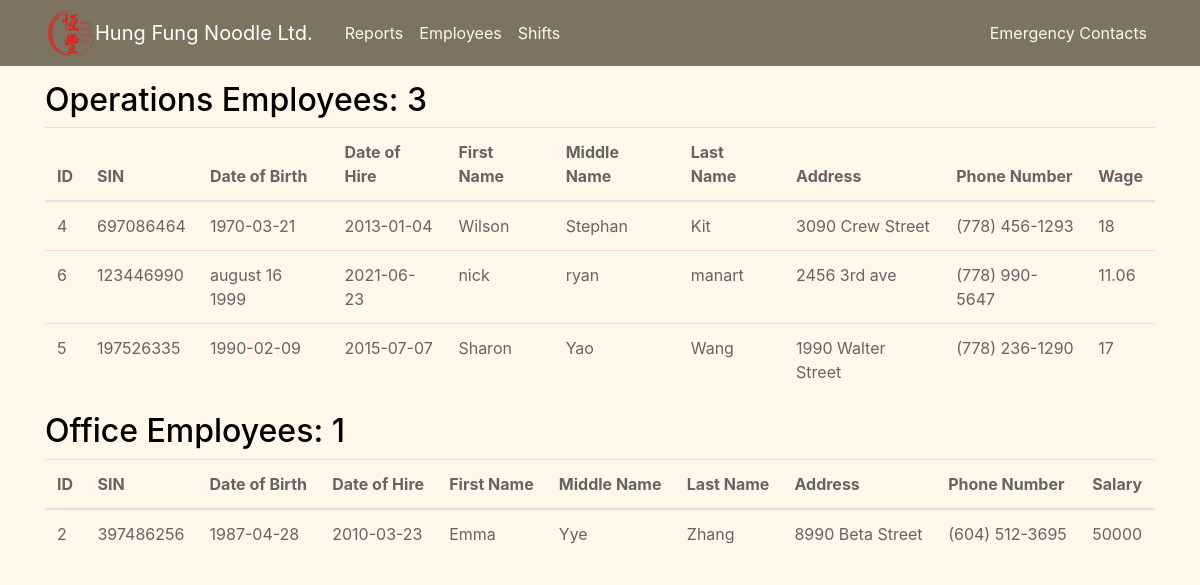
Before: /report/employeeinfo with the older database file.
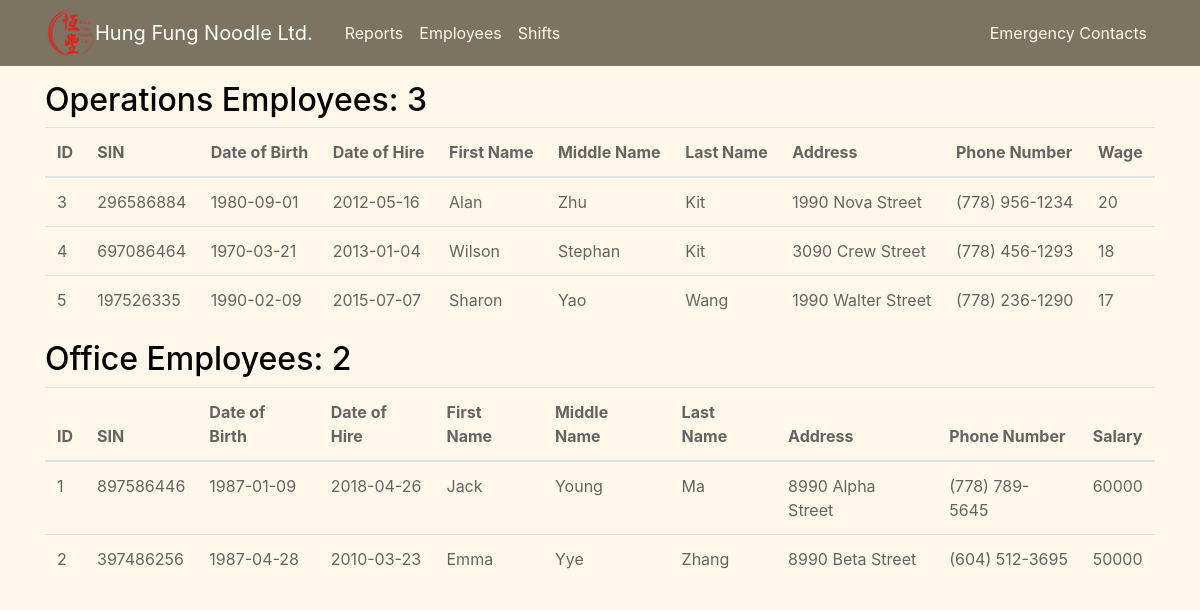
After: the same page with the newer database file.
### tables this page shows
CREATE TABLE Operations(
    ID char(7) NOT NULL,
    WagePerHour DECIMAL(9) NOT NULL,
    PRIMARY KEY (ID),
    FOREIGN KEY (ID) REFERENCES Employee(EmployeeID)
    ON DELETE CASCADE
    );

CREATE TABLE Employee(
    EmployeeID char(7) NOT NULL,
    SIN int(9) NOT NULL,
    DateofBirth DATE NOT NULL,
    DateofHire DATE NOT NULL,
    Fname CHARACTER(100) NOT NULL, 
    Mname CHARACTER(100) ,
    Lname CHARACTER(100) NOT NULL,
    Address CHARACTER(100) NOT NULL,
    PRIMARY KEY (EmployeeID)
    );

CREATE TABLE Phone(
    PhoneNumber CHAR(20) NOT NULL,
    ID char(7) NOT NULL,
    PRIMARY KEY(PhoneNumber, ID),
    FOREIGN KEY (ID) REFERENCES Employee(EmployeeID)
    ON DELETE CASCADE
);

CREATE TABLE Office(
    ID char(7) NOT NULL,
    Salary int(9) NOT NULL,
    PRIMARY KEY (ID),
    FOREIGN KEY (ID) REFERENCES Employee(EmployeeID)
    ON DELETE CASCADE
    );

### employees.py (the view)
@employee_pages.route('/report/employeeinfo', methods=['GET', 'POST'])
def employeeinfo():
    conn = sqlite3.connect("instance/flaskr.sqlite")
    conn.row_factory = dict_factory
    cur = conn.cursor()
    cur.execute("PRAGMA foreign_keys=on")
    cur.execute('''
            SELECT E.*, P.PhoneNumber, O.WagePerHour
            FROM Operations O, Employee E, Phone P
            WHERE O.ID = E.EmployeeID AND P.ID = E.EmployeeID AND O.ID = P.ID
            ORDER BY UPPER(E.Lname) ASC
                    ''')
    operations = cur.fetchall()
    cur.execute('''
            SELECT E.*, P.PhoneNumber, O.Salary
            FROM Office O, Employee E, Phone P
            WHERE O.ID = E.EmployeeID AND P.ID = E.EmployeeID AND O.ID = P.ID
            ORDER BY UPPER(E.Lname) ASC
                    ''')
    offices = cur.fetchall()
    conn.commit()
    cur.close()
    return render_template('employeeinfo.html', operations=operations, offices=offices,
                            office_len=len(offices), operations_len=len(operations))

### shared_functions.py (called while the page is built)
def dict_factory(cursor, row):
    d = {}
    for idx, col in enumerate(cursor.description):
        d[col[0]] = row[idx]
    return d

### flaskr/templates/employeeinfo.html
{% extends "layout.html" %}
{% block content %}
<h2>Operations Employees: {{operations_len}}</h2>
<table class="table">
    <thead>
    <tr>
        <th scope="col">ID</th>
        <th scope="col">SIN</th>
        <th scope="col">Date of Birth</th>
        <th scope="col">Date of Hire</th>
        <th scope="col">First Name</th>
        <th scope="col">Middle Name</th>
        <th scope="col">Last Name</th>
        <th scope="col">Address</th>
        <th scope="col">Phone Number</th>
        <th scope="col">Wage</th>
    </tr>
    </thead>
    <tbody>
    {% for operation in operations %}
        <tr>
            <td>{{operation.EmployeeID}}</td>
            <td>{{operation.SIN}}</td>
            <td>{{operation.DateofBirth}}</td>
            <td>{{operation.DateofHire}}</td>
            <td>{{operation.Fname}}</td>
            <td>{{operation.Mname}}</td>
            <td>{{operation.Lname}}</td>
            <td>{{operation.Address}}</td>
            <td>{{operation.PhoneNumber}}</td>
            <td>{{operation.WagePerHour}}</td>
        </tr>
    {% endfor %}
    </tbody>
</table>
<h2>Office Employees: {{office_len}}</h2>
<table class="table">
    <thead>
    <tr>
        <th scope="col">ID</th>
        <th scope="col">SIN</th>
        <th scope="col">Date of Birth</th>
        <th scope="col">Date of Hire</th>
        <th scope="col">First Name</th>
        <th scope="col">Middle Name</th>
        <th scope="col">Last Name</th>
        <th scope="col">Address</th>
        <th scope="col">Phone Number</th>
        <th scope="col">Salary</th>
    </tr>
    </thead>
    <tbody>
    {% for office in offices %}
        <tr>
            <td>{{office.EmployeeID}}</td>
            <td>{{office.SIN}}</td>
            <td>{{office.DateofBirth}}</td>
            <td>{{office.DateofHire}}</td>
            <td>{{office.Fname}}</td>
            <td>{{office.Mname}}</td>
            <td>{{office.Lname}}</td>
            <td>{{office.Address}}</td>
            <td>{{office.PhoneNumber}}</td>
            <td>{{office.Salary}}</td>
        </tr>
    {% endfor %}
    </tbody>
</table>
{% endblock content %}

### flaskr/templates/layout.html (shortened to what this page needs)
<!DOCTYPE html>
<html>
<head>
  <link rel="stylesheet"
    href="https://maxcdn.bootstrapcdn.com/bootstrap/4.0.0/css/bootstrap.min.css"
>
  <link rel="stylesheet" type="text/css"
    href="{{ url_for('static', filename='main.css') }}">
</head>
<body>
    <header class="site-header" >
        <nav class="navbar navbar-expand-md navbar-dark bg-steel fixed-top" style="background-color: #7c7361;">
          <div class="container">
            <img src="..\static/logo.png" style="width: 50px; height:50px;">
            <a class="navbar-brand mr-4" href="/">Hung Fung Noodle Ltd.</a>
            <div class="collapse navbar-collapse" id="navbarToggle">
              <div class="navbar-nav mr-auto">
                <a class="nav-item nav-link" href="{{ url_for('payroll_pages.report') }}">Reports</a>
                <a class="nav-item nav-link" href="{{ url_for('employee_pages.employee') }}">Employees</a>
                <a class="nav-item nav-link" href="{{ url_for('shift_pages.shift') }}">Shifts</a>
              </div>
              <div class="navbar-nav">
                <a class="nav-item nav-link" href="{{ url_for('emergency') }}">Emergency Contacts</a>
              </div>
            </div>
          </div>
        </nav>
    </header>
    <main role="main" class="container">
      <div class="col-md-8">
      </div>
      <div>
          {% block content %}{% endblock %}
      </div>
      </main>
</body>
</html>

### flaskr/static/main.css (style rules this page uses)
body { background:#fff8ea; color: #666363; margin-top: 5rem; }
h1, h2, h3, h4, h5, h6 { color: #000000; }
.site-header .navbar-nav .nav-link { color: #fff8ea; }

Changed rows visible on the page:
removed Operations: EmployeeID "6", SIN "123446990", DateofBirth "august 16 1999", DateofHire "2021-06-23", Fname "nick", Mname "ryan", Lname "manart", Address "2456 3rd ave", PhoneNumber "(778) 990-5647", WagePerHour "11.06"
added Operations: EmployeeID "3", SIN "296586884", DateofBirth "1980-09-01", DateofHire "2012-05-16", Fname "Alan", Mname "Zhu", Lname "Kit", Address "1990 Nova Street", PhoneNumber "(778) 956-1234", WagePerHour "20"
added Office: EmployeeID "1", SIN "897586446", DateofBirth "1987-01-09", DateofHire "2018-04-26", Fname "Jack", Mname "Young", Lname "Ma", Address "8990 Alpha Street", PhoneNumber "(778) 789-5645", Salary "60000"
Other visible differences:
{{ office_len }}: "1" → "2"
